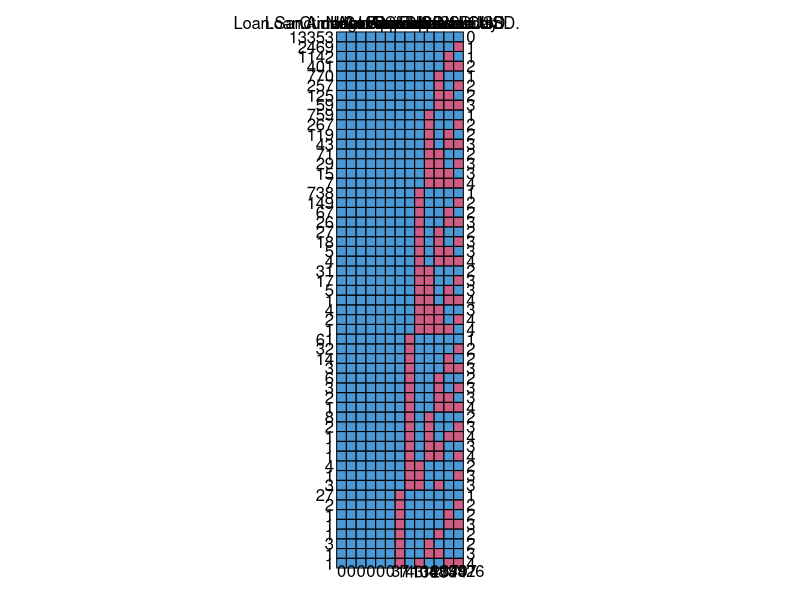

Here is the R script that generated this plot: (Note: this script raises an error after producing the figure.)
#Libraries Import
library(mice) 
library(ggplot2)
library(reshape2)
library(dplyr)
library(car)
library(tseries)
library(lmtest)


#Data Review

#Loading the data
loan_data <- read.csv('credit_amount.csv')
View(loan_data)

# Summary
str(loan_data)
summary(loan_data)

# Missing values
colSums(is.na(loan_data))

# Duplicates
duplicates <- loan_data[duplicated(loan_data), ]
print(duplicates)

#NA Values
count_total <- nrow(loan_data)
count_na <- sum(is.na(loan_data))
pct_na <- count_na / count_total
print(count_total)
print(count_na)
print(pct_na)

#Missing Values Matrix

md.pattern(loan_data)

#Na Values per columns------------------------------------------------------
#PERC
na_percentage <- colSums(is.na(loan_data)) / nrow(loan_data) * 100

na_summary <- data.frame(
  Column = names(na_percentage),
  NA_Percentage = na_percentage
)

print(na_summary)

#NUM
na_percentage <- colSums(is.na(loan_data))

na_summary <- data.frame(
  Column = names(na_percentage),
  NA_num = na_percentage
)

print(na_summary)
#------------------------------------------------------

# Print the data type of each column
column_types <- sapply(loan_data, class)
print(column_types)
  

#------------------------------------------------------
# Count columns with continuous variables

num_continuous <- sum(sapply(loan_data, function(x) is.numeric(x) && length(unique(x)) > 20))

# Count columns with categorical variables

num_categorical <- sum(sapply(loan_data, function(x) is.factor(x) || is.character(x) || (is.numeric(x) && length(unique(x)) <= 20)))

cat("Number of Continuous Columns:", num_continuous, "\n")
cat("Number of Categorical Columns:", num_categorical, "\n")
#------------------------------------------------------

#Unique Values, Categorical Vars------------------------------------------------------

# columns with categorical variables

categorical_columns <- loan_data[, sapply(loan_data, function(x) is.factor(x) || is.character(x) || (is.numeric(x) && length(unique(x)) < 20))]

# Get unique values for these columns
unique_values <- lapply(categorical_columns, function(x) list(unique_values = unique(x)))
names(unique_values) <- names(categorical_columns)

# Print
for (col in names(unique_values)) {
  cat("\nColumn:", col, "\n")
  print(unique_values[[col]])
}

#Column Labels, Continuous Vars------------------------------------------------------

# Get names of continuous columns (numeric with > 20 unique values)

continuous_columns_labels <- names(loan_data)[sapply(loan_data, function(x) is.numeric(x) && length(unique(x)) > 20)]
print(continuous_columns_labels)

# A. Data Cleaning ===========================================================

# # Dependents------------------------------------------------------

loan_data$Dependents[is.na(loan_data$Dependents)] <- 0
unique_dependents <- unique(loan_data$Dependents)
print(unique_dependents)

#No 0 values are present in the original data set for this column
#I assume that this stands for lack of dependents

# # Current.Loan.Expenses..USD.------------------------------------------------------  

count_zero_records <- sum(loan_data$Current.Loan.Expenses..USD. == 0, na.rm = TRUE)
print(count_zero_records)

loan_data$Current.Loan.Expenses..USD.[(loan_data$Current.Loan.Expenses..USD.) == -999.0 ] <- 0
unique_dependents <- unique(loan_data$Current.Loan.Expenses..USD.)
summary(loan_data$Current.Loan.Expenses..USD.)

#There seems to be no records with value 0 but rather -999.
#I will replace these value with 0, assuming that it stands for no expenses.

# # Active.Credit.Card------------------------------------------------------  

#Checking what is the distribution of Loan Sanction Amount 
#given different values of Active.Credit.Card var

summary(loan_data[loan_data$Has.Active.Credit.Card == "Unpossessed", "Loan.Sanction.Amount..USD."])
summary(loan_data[loan_data$Has.Active.Credit.Card == "Active", "Loan.Sanction.Amount..USD."])
summary(loan_data[loan_data$Has.Active.Credit.Card == "Inactive", "Loan.Sanction.Amount..USD."])
summary(loan_data[is.na(loan_data$Has.Active.Credit.Card), "Loan.Sanction.Amount..USD."])

#The Loan.Sanction.Amount..USD. for NA rows differs significantly in its mean and quartile ranges compared to the other categories (Unpossessed, Active, Inactive).
#This suggests that rows with NA might belong to a unique group with specific characteristics.
#Replacing NAs with "unknown"

loan_data$Has.Active.Credit.Card[is.na(loan_data$Has.Active.Credit.Card)] <- "Unknown"

# # Income.Stability------------------------------------------------------  

summary(loan_data[loan_data$Income.Stability  == "Low", "Loan.Sanction.Amount..USD."])
summary(loan_data[loan_data$Income.Stability  == "High", "Loan.Sanction.Amount..USD."])
summary(loan_data[is.na(loan_data$Income.Stability ), "Loan.Sanction.Amount..USD."])


#Mean Values do not differ significantly
#Removing the NA values

loan_data <- loan_data[!is.na(loan_data$Income.Stability), ]

# # Gender------------------------------------------------------  
summary(loan_data[loan_data$Gender  == "M", "Loan.Sanction.Amount..USD."])
summary(loan_data[loan_data$Gender  == "F", "Loan.Sanction.Amount..USD."])
summary(loan_data[is.na(loan_data$Gender ), "Loan.Sanction.Amount..USD."])


#Due to the small number of NA observations (35) together with the 
#lack of significant differences between the means, NAs will be deleted.

loan_data <- loan_data[!is.na(loan_data$Gender), ]

# # Co.Applicant------------------------------------------------------  
summary(loan_data[loan_data$Co.Applicant  == 1 , "Loan.Sanction.Amount..USD."])
summary(loan_data[loan_data$Co.Applicant  == 0 , "Loan.Sanction.Amount..USD."])
summary(loan_data[loan_data$Co.Applicant  == -999, "Loan.Sanction.Amount..USD."])

#No significant differences between the means

#Removing rows with -999
loan_data <- loan_data[loan_data$Co.Applicant != -999, ]


#Missing Values Matrix-------------------
md.pattern(loan_data_f4)


# Extreme Values

# # Income..USD.--------------------------
q1 <- quantile(loan_data$Income..USD., 0.25, na.rm = TRUE)
q3 <- quantile(loan_data$Income..USD., 0.75, na.rm = TRUE)
iqr <- q3 - q1

lower_bound <- q1 - 1.5 * iqr
upper_bound <- q3 + 1.5 * iqr

loan_data_f1 <- loan_data[!is.na(loan_data$Income..USD.) &
                            loan_data$Income..USD. >= lower_bound &
                            loan_data$Income..USD. <= upper_bound, ]
# # Credit.Score--------------------------
q1 <- quantile(loan_data_f1$Credit.Score, 0.25, na.rm = TRUE)
q3 <- quantile(loan_data_f1$Credit.Score, 0.75, na.rm = TRUE)
iqr <- q3 - q1

lower_bound <- q1 - 1.5 * iqr
upper_bound <- q3 + 1.5 * iqr

cat("Lower Bound:", lower_bound, "\n")
cat("Upper Bound:", upper_bound, "\n")

loan_data_f2 <- loan_data_f1[!is.na(loan_data_f1$Credit.Score) &
                               loan_data_f1$Credit.Score >= lower_bound &
                               loan_data_f1$Credit.Score <= upper_bound, ]
# # Current.Loan.Expenses..USD.--------------------------
q1 <- quantile(loan_data_f2$Current.Loan.Expenses..USD., 0.25, na.rm = TRUE)
q3 <- quantile(loan_data_f2$Current.Loan.Expenses..USD., 0.75, na.rm = TRUE)
iqr <- q3 - q1

lower_bound <- q1 - 1.5 * iqr
upper_bound <- q3 + 1.5 * iqr

cat("Lower Bound:", lower_bound, "\n")
cat("Upper Bound:", upper_bound, "\n")

loan_data_f3 <- loan_data_f2[!is.na(loan_data_f2$Current.Loan.Expenses..USD.) &
                               loan_data_f2$Current.Loan.Expenses..USD. >= lower_bound &
                               loan_data_f2$Current.Loan.Expenses..USD. <= upper_bound, ]
# # Loan.Amount.Request..USD.--------------------------
q1 <- quantile(loan_data_f3$Loan.Amount.Request..USD., 0.25, na.rm = TRUE)
q3 <- quantile(loan_data_f3$Loan.Amount.Request..USD., 0.75, na.rm = TRUE)
iqr <- q3 - q1

lower_bound <- q1 - 1.5 * iqr
upper_bound <- q3 + 1.5 * iqr

cat("Lower Bound:", lower_bound, "\n")
cat("Upper Bound:", upper_bound, "\n")

loan_data_f4 <- loan_data_f3[!is.na(loan_data_f3$Loan.Amount.Request..USD.) &
                               loan_data_f3$Loan.Amount.Request..USD. >= lower_bound &
                               loan_data_f3$Loan.Amount.Request..USD. <= upper_bound, ]


#Nrows------------------------------------------------------
cat("Original rows:", nrow(loan_data), "\n")
cat("Filtered rows 1:", nrow(loan_data_f1), "\n")
cat("Filtered rows 2:", nrow(loan_data_f2), "\n")
cat("Filtered rows 3:", nrow(loan_data_f3), "\n")
cat("Filtered rows 4:", nrow(loan_data_f4), "\n")

# B. Descriptive Analysis  ===========================================================

#Boxplots---------------------------

plot1 <- ggplot(loan_data_f4, aes(x = 1, y = Loan.Amount.Request..USD.)) +
  geom_boxplot() +
  theme_light() +
  labs(title = "Loan Amount Request")

plot2 <- ggplot(loan_data_f4, aes(x = 1, y = Current.Loan.Expenses..USD.)) +
  geom_boxplot() +
  theme_light() +
  labs(title = "Current Loan Expenses")

plot3 <- ggplot(loan_data_f4, aes(x = 1, y = Credit.Score)) +
  geom_boxplot() +
  theme_light() +
  labs(title = "Credit Score")

plot4 <- ggplot(loan_data_f4, aes(x = 1, y = Income..USD.)) +
  geom_boxplot() +
  theme_light() +
  labs(title = "Income")

combined_plot <- (plot1 | plot2) / (plot3 | plot4)

print(combined_plot)

#Linear Relationship------------------

#Loan.Amount.Request..USD.
plot1 <- ggplot(data = loan_data_f4, aes(x = Loan.Amount.Request..USD., y = Loan.Sanction.Amount..USD.)) +
  geom_point(alpha = 0.6) +
  geom_smooth(method = "lm", col = "red") +
  labs(title = "Scatter Plot with Linear Fit",
       x = "Loan.Amount.Request..USD.",
       y = "Loan Sanction Amount USD")

#Current.Loan.Expenses..USD.
plot2 <- ggplot(data = loan_data_f4, aes(x = Current.Loan.Expenses..USD., y = Loan.Sanction.Amount..USD.)) +
  geom_point(alpha = 0.6) +
  geom_smooth(method = "lm", col = "red") +
  labs(title = "Scatter Plot with Linear Fit",
       x = "Current.Loan.Expenses..USD.",
       y = "Loan Sanction Amount USD")

#Credit.Score

plot3 <- ggplot(data = loan_data_f4, aes(x = Credit.Score, y = Loan.Sanction.Amount..USD.)) +
  geom_point(alpha = 0.6) +
  geom_smooth(method = "lm", col = "red") +
  labs(title = "Scatter Plot with Linear Fit",
       x = "Credit.Score.",
       y = "Loan Sanction Amount USD")

#Income..USD.

plot4 <- ggplot(data = loan_data_f4, aes(x = Income..USD., y = Loan.Sanction.Amount..USD.)) +
  geom_point(alpha = 0.6) +
  geom_smooth(method = "lm", col = "red") +
  labs(title = "Scatter Plot with Linear Fit",
       x = "Income..USD.",
       y = "Loan Sanction Amount USD")

#Dependents

plot5 <- ggplot(data = loan_data_f4, aes(x = Dependents, y = Loan.Sanction.Amount..USD.)) +
  geom_point(alpha = 0.6) +
  geom_smooth(method = "lm", col = "red") +
  labs(title = "Scatter Plot with Linear Fit",
       x = "Dependents",
       y = "Loan Sanction Amount USD")


combined_plot <- (plot1 | plot2) / (plot3 | plot4) 

print(combined_plot)

#Histograms---------------------------
#replace loan data version(f1,f2,f3,f4) to alternate dataset version

plot1 <- ggplot(loan_data_f4, aes(Income..USD.))+
  geom_histogram(bins=20,aes(y=..density..))

plot2 <- ggplot(loan_data_f4, aes(Credit.Score))+
  geom_histogram(bins=20,aes(y=..density..))

plot3 <- ggplot(loan_data_f4, aes(Current.Loan.Expenses..USD.))+
  geom_histogram(bins=20,aes(y=..density..))

plot4 <- ggplot(loan_data_f4, aes(Loan.Amount.Request..USD.))+
  geom_histogram(bins=20,aes(y=..density..))

combined_plot <- (plot1 | plot2) / (plot3 | plot4) 

print(combined_plot)

# Correlation matrix --------------------------------------------------------------

# Select only the specified numeric variables
selected_vars <- loan_data_f4[, c("Loan.Sanction.Amount..USD.", 
                                  "Income..USD.", 
                                  "Loan.Amount.Request..USD.", 
                                  "Current.Loan.Expenses..USD.", 
                                  "Credit.Score",
                                  "Dependents",
                                  "Age")]

# Compute the correlation matrix
correlation_matrix <- cor(selected_vars, use = "complete.obs")

# Melt the correlation matrix for ggplot
melted_corr_matrix <- melt(correlation_matrix)

# Create the heatmap with labels
ggplot(data = melted_corr_matrix, aes(x = Var1, y = Var2, fill = value)) +
  geom_tile(color = "white") +
  scale_fill_gradient2(low = "blue", high = "red", mid = "white", 
                       midpoint = 0, limit = c(-1, 1), space = "Lab", 
                       name = "Correlation") +
  geom_text(aes(label = round(value, 2)), color = "black", size = 4) +
  theme_minimal() +
  theme(axis.text.x = element_text(angle = 45, vjust = 1, hjust = 1)) +
  labs(title = "Correlation Matrix Heatmap with Labels", x = "", y = "")


# C. Feature Engineering ===========================================================

# Age -----------
# This variable has no linear relationship with Loan Sanction Amount
# Creating separate bins to overcome the linearity issue

loan_data_f4$AgeGroup <- cut(loan_data_f4$Age, 
                          breaks = c(18, 30, 40, 50, 60, 70, Inf), 
                          labels = c("18-30", "30-40", "40-50", "50-60", "60-70", "70+"),
                          include.lowest = TRUE)

#18-30: Includes all values ≥18 and <30.
#30-40: Includes all values ≥30 and <40.
#40-50: Includes all values ≥40 and <50.
#50-60: Includes all values ≥50 and <60.
#60-70: Includes all values ≥60 and <70.
#70+: Includes all values ≥70.


ggplot(data = loan_data_f4, aes(x = AgeGroup, y = Loan.Sanction.Amount..USD.)) +
  geom_point(alpha = 0.6) +
  geom_smooth(method = "lm", col = "red") +
  labs(title = "Scatter Plot with Linear Fit",
       x = "Independent Variable",
       y = "Dependent Variable")

plot1 <- ggplot(data = loan_data_f4, aes(x = Age, y = Loan.Sanction.Amount..USD.)) +
  geom_point(alpha = 0.6) +
  geom_smooth(method = "lm", col = "red") +
  labs(title = "Scatter Plot with Linear Fit",
       x = "Age",
       y = "Loan Sanction Amount USD")

#Determining the base group by number of observations
age_group_counts <- loan_data_f4 %>%
  group_by(AgeGroup) %>%
  summarise(Count = n())
print(age_group_counts)

#18-30 is the most numerous with 4784

loan_data_f5 <- loan_data_f4 %>%
  mutate(
         Age_30_40 = ifelse(AgeGroup == "30-40", 1, 0),
         Age_40_50 = ifelse(AgeGroup == "40-50", 1, 0),
         Age_50_60 = ifelse(AgeGroup == "50-60", 1, 0),
         Age_60_70 = ifelse(AgeGroup == "60-70", 1, 0)
         )

View(loan_data_f5)


#Gender -----------

#Determining the base group by number of observations
gender_count <- loan_data_f5 %>%
  group_by(Gender) %>%
  summarise(Count = n())
print(gender_count)

#Pretty much the same number of observations
#Defining M as base

loan_data_f6 <- loan_data_f5 %>%
  mutate(female = ifelse(Gender == "F", 1, 0))


#Location -----------

#Determining the base group by number of observations
locations_count <- loan_data_f6 %>%
  group_by(Location) %>%
  summarise(Count = n())
print(locations_count)

# Rural       2432
# Semi-Urban 10307 **
# Urban       1243


loan_data_f7 <- loan_data_f6 %>%
  mutate(
    Location_Rural = ifelse(Location == "Rural", 1, 0),
    Location_Urban = ifelse(Location == "Urban", 1, 0)
  )

#Income Stability -----------

#Determining the base group by number of observations
count <- loan_data_f7 %>%
  group_by(Income.Stability) %>%
  summarise(Count = n())
print(count)

# High              1538
# Low              12444**

loan_data_f8 <- loan_data_f7 %>%
  mutate(
    stable_income = ifelse(Income.Stability == "High", 1, 0)
  )

# Has.Active.Credit.Card -----------

count <- loan_data_f8 %>%
  group_by(Has.Active.Credit.Card) %>%
  summarise(Count = n())
print(count)


# Active                  4513 **
# Inactive                4448
# Unknown                  647
# Unpossessed             4374

loan_data_f9 <- loan_data_f8 %>%
  mutate(
    CC_inactive = ifelse(Has.Active.Credit.Card == "Inactive", 1, 0),
    CC_unknown = ifelse(Has.Active.Credit.Card == "Unknown", 1, 0),
    CC_unpossessed = ifelse(Has.Active.Credit.Card == "Unpossessed", 1, 0)
  )

# Co.Applicant -----------

count <- loan_data_f9 %>%
  group_by(Co.Applicant) %>%
  summarise(Count = n())
print(count)


# Dependents -----------


loan_data_f10 <- loan_data_f9 %>%
  mutate(
    Dep_Low = ifelse(Dependents >= 0 & Dependents <= 2, 1, 0),
    Dep_High = ifelse(Dependents >= 3, 1, 0)
  )

counts <- loan_data_f10 %>%
  summarise(
    Low = sum(Dep_Low, na.rm = TRUE),
    High = sum(Dep_High, na.rm = TRUE)
  )

print(counts)


plot2 <- ggplot(data = loan_data_f4, aes(x = Dependents, y = Loan.Sanction.Amount..USD.)) +
  geom_point(alpha = 0.6) +
  geom_smooth(method = "lm", col = "red") +
  labs(title = "Scatter Plot with Linear Fit",
       x = "Dependents",
       y = "Loan Sanction Amount USD")

combined_plot <- (plot1 | plot2) 

print(combined_plot)

# Co.Applicant -----------

count <- loan_data_f9 %>%
  group_by(Co.Applicant) %>%
  summarise(Count = n())
print(count)


#Ratio Variables-------------

loan_data_f11 <- loan_data_f10 %>%
  mutate(
    Requested_to_Income = Loan.Amount.Request..USD. / Income..USD.,
    Expenses_to_Income = Current.Loan.Expenses..USD. / Income..USD.
  )


# D. Model Development ===========================================================
par(mfrow = c(2, 2))
# model 1

model1 <- lm(Loan.Sanction.Amount..USD. ~ Loan.Amount.Request..USD.
            ,data = loan_data_f11)

summary(model1)
plot(model1)


# model 2

model2 <- lm(Loan.Sanction.Amount..USD. ~ Loan.Amount.Request..USD. + Gender
             ,data = loan_data_f11)

summary(model2)
plot(model2)

# model 3

model3 <- lm(Loan.Sanction.Amount..USD. ~ Loan.Amount.Request..USD. + Gender + Location
             ,data = loan_data_f11)

summary(model3)
plot(model3)

# model 4

model4 <- lm(Loan.Sanction.Amount..USD. ~ Loan.Amount.Request..USD. + Gender + Location + Credit.Score
             ,data = loan_data_f11)

summary(model4)
plot(model4)


# model 5

model5 <- lm(Loan.Sanction.Amount..USD. ~ Loan.Amount.Request..USD. + Gender  + Credit.Score + Income..USD. + AgeGroup
             ,data = loan_data_f11)

summary(model5)
plot(model5)

# model 6

model6 <- lm(Loan.Sanction.Amount..USD. ~ Loan.Amount.Request..USD. + Gender  + Credit.Score + Income..USD. + AgeGroup + Income.Stability
             ,data = loan_data_f11)

summary(model6)
plot(model6)


# model 7

model7 <- lm(Loan.Sanction.Amount..USD. ~ Loan.Amount.Request..USD. + Gender  + Credit.Score + Income..USD. + Income.Stability
             ,data = loan_data_f11)

summary(model7)
plot(model7)



# model 8
model8 <- lm(Loan.Sanction.Amount..USD. ~ Loan.Amount.Request..USD. + Gender  + Credit.Score + Income..USD. + Income.Stability  + Co.Applicant + No..of.Defaults + Dep_High
             ,data = loan_data_f11)

summary(model8)
plot(model8)


#The residuals are not normally distributed
#Correcting by removing the extreme values
#=========================
cooksd <- data.frame(cook=cooks.distance(model8))
cooksd$obs<-rownames(cooksd)
ggplot(cooksd)+
  geom_bar(aes(x=obs, y=cook),stat = "identity",position=position_dodge())+
  geom_hline(yintercept=4*mean(cooksd$cook), color='red')+
  geom_text(data=subset(cooksd, cook > 4*mean(cooksd$cook)),
            aes(obs,cook,label=obs))

loan_data_f11 <- loan_data_f11 %>% 
  mutate(cook = cooksd$cook)

# Filter based on Cook's Distance
loan_data_f11_cook <- loan_data_f11 %>% 
  filter(cook <= 4 * mean(cook))
#==============================


model8_c <- lm(Loan.Sanction.Amount..USD. ~ Loan.Amount.Request..USD. + Gender  + Credit.Score + Income..USD. + Income.Stability  + Co.Applicant + No..of.Defaults + Dep_High
             ,data = loan_data_f11_cook)

summary(model8_c)


model9_c <- lm(Loan.Sanction.Amount..USD. ~ Loan.Amount.Request..USD. + Income..USD. + Credit.Score + Income..USD. + Income.Stability  + Co.Applicant + Dep_High
               ,data = loan_data_f11_cook)

summary(model9_c)


# E. Diagnostics Validation ===========================================================

#Residual Autocorrelation
durbinWatsonTest(model9_c)


vif(model9_c)

jarque.bera.test(residuals(model9_c)) # H0: normal




#White's heteroscedasticity test
#======================================================

residuals_squared <- resid(model9_c)^2
loan_data_f11_cook$residuals_squared <- residuals_squared

auxiliary_model <- lm(residuals_squared ~ Loan.Amount.Request..USD. +
                        I(Loan.Amount.Request..USD.^2) +
                        Credit.Score + I(Credit.Score^2) +
                        Income..USD. + I(Income..USD.^2) +
                        Income.Stability + Co.Applicant + Dep_High +
                        Loan.Amount.Request..USD. * Credit.Score +
                        Loan.Amount.Request..USD. * Income..USD. +
                        Credit.Score * Income..USD.,
                      data = loan_data_f11_cook)

summary(auxiliary_model)
#======================================================


#Logarithmisation=====================
# Logarithmisation for model9_c
model9_c_log <- lm(
  log(Loan.Sanction.Amount..USD.) ~ 
    log(Loan.Amount.Request..USD.) + 
    log(Credit.Score) + 
    log(Income..USD.) + 
    Income.Stability + 
    Co.Applicant + 
    Dep_High,
  data = loan_data_f11_cook
)

summary(model9_c_log)

plot(model9_c_log)



#White's heteroscedasticity test
#======================================================

residuals_squared_log <- resid(model9_c_log)^2
loan_data_f11_cook$residuals_squared_log <- residuals_squared_log

auxiliary_model_log <- lm(residuals_squared_log ~ 
                            log(Loan.Amount.Request..USD.) +
                            I(log(Loan.Amount.Request..USD.)^2) +
                            log(Credit.Score) + 
                            I(log(Credit.Score)^2) +
                            log(Income..USD.) + 
                            I(log(Income..USD.)^2) +
                            Income.Stability + 
                            Co.Applicant + 
                            Dep_High +
                            log(Loan.Amount.Request..USD.) * log(Credit.Score) +
                            log(Loan.Amount.Request..USD.) * log(Income..USD.) +
                            log(Credit.Score) * log(Income..USD.),
                          data = loan_data_f11_cook)

summary(auxiliary_model_log)

#======================================================




